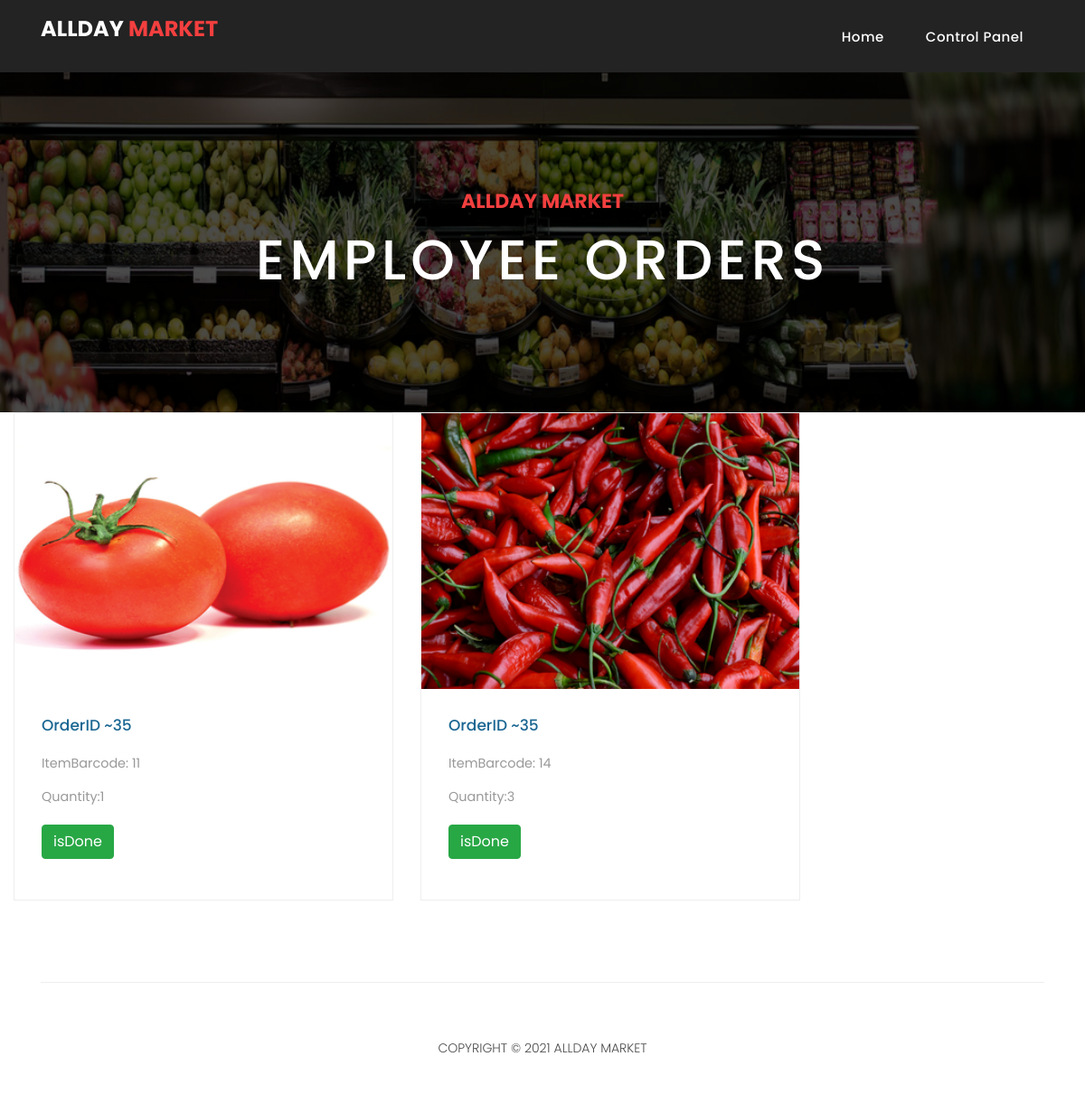
The page /employeeOrders.php (signed in) on the database as committed earlier.
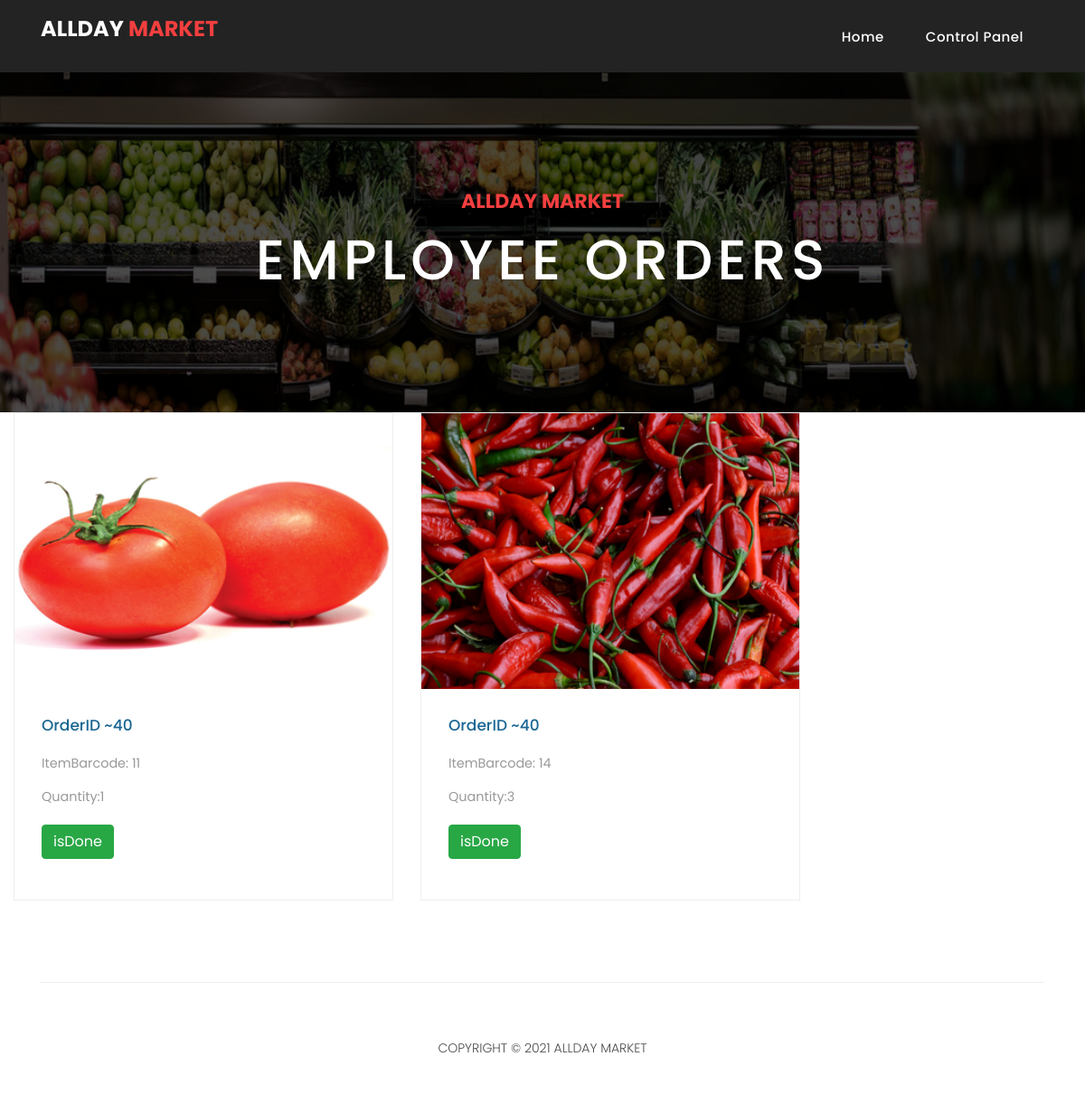
The same page on the database as committed later.
### tables this page shows
CREATE TABLE `order_details` (
  `id` int(11) NOT NULL,
  `itemBarcode` int(11) NOT NULL,
  `depNum` tinyint(1) NOT NULL,
  `quantity` int(11) NOT NULL,
  `order_id` int(11) NOT NULL,
  `isDone` tinyint(1) DEFAULT 0,
  `img` varchar(256) NOT NULL
);

### employeeOrders.php (the view, shortened to what this page needs)
<!DOCTYPE html>
<html lang="en">
   <head>
      <link href="vendor/bootstrap/css/bootstrap.min.css" rel="stylesheet">
      <link rel="stylesheet" href="assets/css/fontawesome.css">
      <link rel="stylesheet" href="assets/css/style.css">
      <link rel="stylesheet" href="assets/css/owl.css">
   </head>
   <body>
      <header class="">
      <?php
            $basedir = realpath(__DIR__);
            include($basedir . '/navbars/navEmployee.php');
            ?>
      </header>
      <div class="page-heading about-heading header-text" style="background-image: url(assets/images/items/veghs.png);">
         <div class="container">
            <div class="row">
               <div class="col-md-12">
                  <div class="text-content">
                     <h4>AllDay Market</h4>
                     <h2>Employee Orders</h2>
                  </div>
               </div>
            </div>
         </div>
      </div>
      <div class="col-md-9">
         <div class="row">
            <?php
               if(isset($_SESSION['eID'])){
                  $eID = $_SESSION['eID'];
                           include 'db.php';
                           $sql = "SELECT depNum FROM employees WHERE eID = ? LIMIT 1";
                           $stmt= mysqli_stmt_init($conn);
                           mysqli_stmt_prepare($stmt,$sql);
                           mysqli_stmt_bind_param($stmt,"i",$eID);
                           mysqli_stmt_execute($stmt);
                           $results=mysqli_stmt_get_result($stmt);
                            $row = mysqli_fetch_assoc($results);
                            $depNum = $row['depNum'];
                            $sql = "SELECT * FROM order_details WHERE depNum = ? AND isDone =0 ";
                            $stmt= mysqli_stmt_init($conn);
                            mysqli_stmt_prepare($stmt,$sql);
                            mysqli_stmt_bind_param($stmt,"i",$depNum);
                            mysqli_stmt_execute($stmt);
                            $results=mysqli_stmt_get_result($stmt);
                            while($row = mysqli_fetch_assoc($results))
                            {
                               $orderID = $row['order_id'];
                               $itemBarcode = $row['itemBarcode'];
                               $quantity = $row['quantity'];
                               $img = $row['img'];
                               echo '
                               <div class="col-md-6">
                               <div class="product-item">
                               <a href="#"><img src="'.$img.'" alt=""></a>
                               <div class="down-content">
                               <a href="#"><h4>OrderID ~'.$orderID.'</h4></a>
                               <h6><small>ItemBarcode: '.$itemBarcode.'<br></small>
                               <h6><small> Quantity:'.$quantity.'</small>
                               <br><br>
                               <form action="updateOrder.php" method="post">
                               <input type="hidden" name="barcode" value="'.$itemBarcode.'">
                               <fieldset>
                               <button type="submit" name="isDone" id="form-submit" class="btn btn-success">isDone</button>
                               </fieldset>
                               </form>
                               </div>
                               </div>
                               </div>
                               ';
                               }
               			}
               else
               			  echo 'Incorrect Session Details ';
               		  ?>
         </div>
      </div>
      <footer>
         <div class="container">
            <div class="row">
               <div class="col-md-12">
                  <div class="inner-content">
                     <p>Copyright © 2021 AllDay Market</p>
                  </div>
               </div>
            </div>
         </div>
      </footer>
   </body>
</html>

### navbars/navEmployee.php (shortened to what this page needs)
<nav class="navbar navbar-expand-lg">
        <div class="container">
          <a class="navbar-brand" href="index.php"><h2>AllDay <em>Market</em></h2></a>
          <div class="collapse navbar-collapse" id="navbarResponsive">
            <ul class="navbar-nav ml-auto">
                <li class="nav-item">
                    <a class="nav-link" href="index.php">Home
                    </a>
                </li>
				<li class="nav-item"><a class="nav-link" href="employeeCp.php">Control Panel</a></li>
            </ul>
          </div>
        </div>
      </nav>

### assets/css/style.css (style rules this page uses)
body { font-family: 'Poppins', sans-serif; overflow-x: hidden; text-rendering: optimizeLegibility; -webkit-font-smoothing: antialiased; -moz-osx-font-smoothing: grayscale; }
p { margin-bottom: 0px; font-size: 14px; font-weight: 300; color: #4a4a4a; line-height: 24px; }
a { text-decoration: none!important; }
ul { padding: 0; margin: 0; list-style: none; }
h1,h2,h3,h4,h5,h6 { margin: 0px; }
.page-heading { padding: 210px 0px 130px 0px; text-align: center; background-position: center center; background-repeat: no-repeat; background-size: cover; }
.page-heading .text-content h4 { color: #f33f3f; font-size: 22px; text-transform: uppercase; font-weight: 700; margin-bottom: 15px; }
.page-heading .text-content h2 { color: #fff; font-size: 62px; text-transform: uppercase; letter-spacing: 5px; }
header { position: absolute; z-index: 99999; width: 100%; height: 80px; background-color: #232323; -webkit-transition: all 0.3s ease-in-out 0s; -moz-transition: all 0.3s ease-in-out 0s; -o-transition: all 0.3s ease-in-out 0s; transition: all 0.3s ease-in-out 0s; }
header .navbar { padding: 17px 0px; }
.navbar .navbar-brand { float: left; margin-top: -12px; outline: none; }
.navbar .navbar-brand h2 { color: #fff; text-transform: uppercase; font-size: 24px; font-weight: 700; -webkit-transition: all .3s ease 0s; -moz-transition: all .3s ease 0s; -o-transition: all .3s ease 0s; transition: all .3s ease 0s; }
.navbar .navbar-brand h2 em { font-style: normal; color: #f33f3f; }
#navbarResponsive { z-index: 999; }
.navbar-collapse { text-align: center; }
.navbar .navbar-nav .nav-item { margin: 0px 15px; }
.navbar .navbar-nav a.nav-link { text-transform: capitalize; font-size: 15px; font-weight: 500; letter-spacing: 0.5px; color: #fff; transition: all 0.5s; margin-top: 5px; }
.product-item { border: 1px solid #eee; margin-bottom: 30px; }
.product-item .down-content { padding: 30px; position: relative; }
.product-item img { width: 100%; overflow: hidden; }
.product-item .down-content h4 { font-size: 17px; color: #1a6692; margin-bottom: 20px; }
.product-item .down-content h6 { font-size: 18px; margin-bottom: 15px; color: #121212; }
.product-item .down-content h6 small { color: #999; }
footer { text-align: center; }
footer .inner-content { border-top: 1px solid #eee; margin-top: 60px; padding: 60px 0px; }
footer .inner-content p { text-transform: uppercase; }
.page-heading { position:relative; }
.page-heading:before { content:''; position:absolute; top:0; left:0; bottom:0; right:0; background-color:rgba(0,0,0,.7); }
.page-heading .container { position:relative; z-index: 2; }

Rows that differ between the two databases and show on the page:
removed order_details: img (picture), order "35", itemBarcode "11", quantity "1"
removed order_details: img (picture), order "35", itemBarcode "14", quantity "3"
added order_details: img (picture), order "40", itemBarcode "11", quantity "1"
added order_details: img (picture), order "40", itemBarcode "14", quantity "3"
